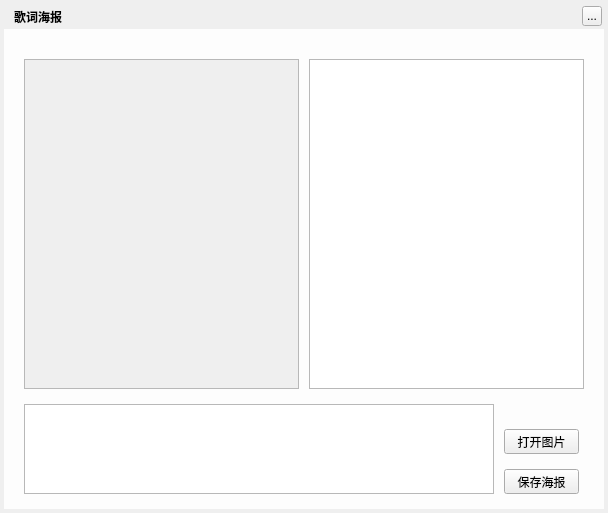
<?xml version="1.0" encoding="UTF-8"?>
<ui version="4.0">
 <class>MusicLrcPosterWidget</class>
 <widget class="QWidget" name="MusicLrcPosterWidget">
  <property name="geometry">
   <rect>
    <x>0</x>
    <y>0</y>
    <width>608</width>
    <height>513</height>
   </rect>
  </property>
  <property name="windowTitle">
   <string>歌词海报</string>
  </property>
  <widget class="QLabel" name="background">
   <property name="geometry">
    <rect>
     <x>4</x>
     <y>4</y>
     <width>600</width>
     <height>505</height>
    </rect>
   </property>
   <property name="text">
    <string/>
   </property>
  </widget>
  <widget class="QLabel" name="topTitleName">
   <property name="geometry">
    <rect>
     <x>14</x>
     <y>4</y>
     <width>141</width>
     <height>25</height>
    </rect>
   </property>
   <property name="styleSheet">
    <string notr="true">color:&quot;#FFFFFF&quot;;font-weight:bold</string>
   </property>
   <property name="text">
    <string>歌词海报</string>
   </property>
  </widget>
  <widget class="QToolButton" name="topTitleCloseButton">
   <property name="geometry">
    <rect>
     <x>582</x>
     <y>6</y>
     <width>20</width>
     <height>20</height>
    </rect>
   </property>
   <property name="text">
    <string>...</string>
   </property>
  </widget>
  <widget class="QWidget" name="backgroundMask" native="true">
   <property name="geometry">
    <rect>
     <x>4</x>
     <y>29</y>
     <width>600</width>
     <height>480</height>
    </rect>
   </property>
   <property name="styleSheet">
    <string notr="true">#backgroundMask{background:rgba(255,255,255,228);}</string>
   </property>
   <widget class="QScrollArea" name="viewArea">
    <property name="geometry">
     <rect>
      <x>20</x>
      <y>30</y>
      <width>275</width>
      <height>330</height>
     </rect>
    </property>
    <property name="widgetResizable">
     <bool>true</bool>
    </property>
   </widget>
   <widget class="MusicLrcPosterTableWidget" name="lrcArea">
    <property name="geometry">
     <rect>
      <x>305</x>
      <y>30</y>
      <width>275</width>
      <height>330</height>
     </rect>
    </property>
   </widget>
   <widget class="QListWidget" name="listWidget">
    <property name="geometry">
     <rect>
      <x>20</x>
      <y>375</y>
      <width>470</width>
      <height>90</height>
     </rect>
    </property>
   </widget>
   <widget class="QPushButton" name="openButton">
    <property name="geometry">
     <rect>
      <x>500</x>
      <y>400</y>
      <width>75</width>
      <height>25</height>
     </rect>
    </property>
    <property name="cursor">
     <cursorShape>PointingHandCursor</cursorShape>
    </property>
    <property name="text">
     <string>打开图片</string>
    </property>
   </widget>
   <widget class="QPushButton" name="saveButton">
    <property name="geometry">
     <rect>
      <x>500</x>
      <y>440</y>
      <width>75</width>
      <height>25</height>
     </rect>
    </property>
    <property name="cursor">
     <cursorShape>PointingHandCursor</cursorShape>
    </property>
    <property name="text">
     <string>保存海报</string>
    </property>
   </widget>
  </widget>
  <zorder>background</zorder>
  <zorder>backgroundMask</zorder>
  <zorder>topTitleName</zorder>
  <zorder>topTitleCloseButton</zorder>
 </widget>
 <customwidgets>
  <customwidget>
   <class>MusicLrcPosterTableWidget</class>
   <extends>QTableWidget</extends>
   <header>musiclrcposterwidget.h</header>
   <container>1</container>
  </customwidget>
 </customwidgets>
 <resources/>
 <connections/>
</ui>
